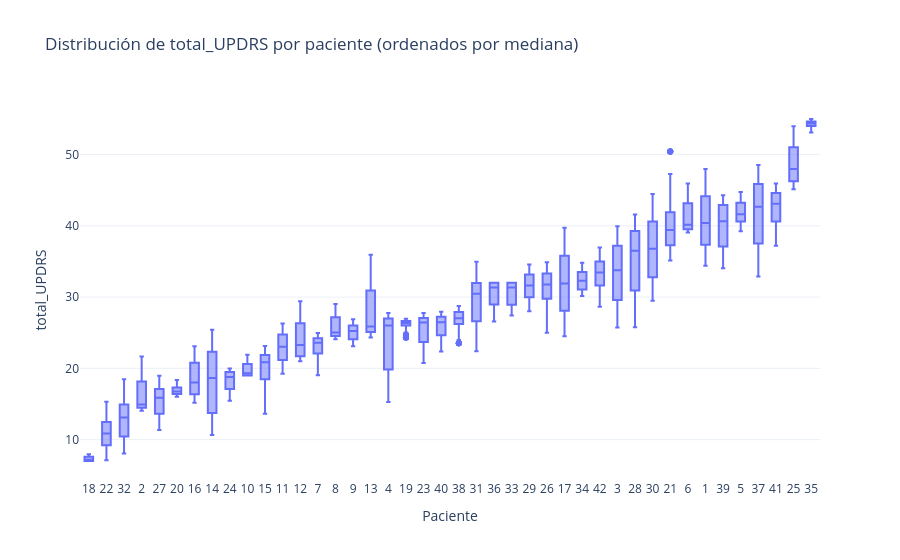

Notebook source saved alongside this figure:
### Markdown cell above
## 5. Varianza entre y dentro de pacientes ⭐

**Por qué:** es el hallazgo que define cómo validar los modelos. Si casi toda la varianza es *entre* pacientes,
un modelo con partición aleatoria aprende a **reconocer al paciente** en lugar de aprender predictores reales,
y las métricas se inflan (el mismo problema que la partición temporal en el proyecto de Vaca Muerta).

**Cómo se calcula:** proporción = varianza de los promedios por paciente / varianza total
(una aproximación al coeficiente de correlación intraclase, ICC).

### Code cell
orden = df.groupby("paciente")[OBJETIVO].median().sort_values().index
fig = px.box(df, x="paciente", y=OBJETIVO, category_orders={"paciente": list(orden)},
             title=f"Distribución de {OBJETIVO} por paciente (ordenados por mediana)")
fig.update_layout(xaxis_title="Paciente")
guardar(fig, "01_box_por_paciente")
fig

### Figure 1 — Plotly figure (JSON) as saved in the notebook; plotly's stock layout.template omitted (floating-point values rounded to 4 significant figures; data arrays with more than 128 entries replaced by an {"elided": "..."} marker saying what was removed)
{"data": [{"alignmentgroup": "True", "hovertemplate": "paciente=%{x}<br>total_UPDRS=%{y}<extra></extra>", "legendgroup": "", "marker": {"color": "#636efa"}, "name": "", "notched": false, "offsetgroup": "", "orientation": "v", "showlegend": false, "type": "box", "x": {"elided": "5875 str values"}, "x0": " ", "xaxis": "x", "y": {"elided": "5875 float values"}, "y0": " ", "yaxis": "y"}], "layout": {"boxmode": "group", "legend": {"tracegroupgap": 0}, "title": {"text": "Distribución de total_UPDRS por paciente (ordenados por mediana)"}, "xaxis": {"anchor": "y", "categoryarray": ["18", "22", "32", "2", "27", "20", "16", "14", "24", "10", "15", "11", "12", "7", "8", "9", "13", "4", "19", "23", "40", "38", "31", "36", "33", "29", "26", "17", "34", "42", "3", "28", "30", "21", "6", "1", "39", "5", "37", "41", "25", "35"], "categoryorder": "array", "domain": [0, 1], "title": {"text": "Paciente"}}, "yaxis": {"anchor": "x", "domain": [0, 1], "title": {"text": "total_UPDRS"}}}}
